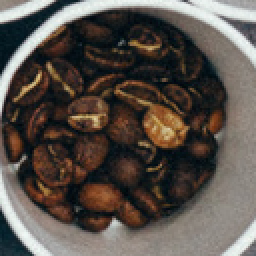
#> input picture Scripts/photos/1.png, 128 x 128 px (shown 2 times larger); its folder holds only this picture in this run
$ python mountCSV.py
#> lines starting #> are read from the running program, lines starting #| are printed output that depends on the picture
#> (reads Scripts/agtron_values.txt from the repository)
import cv2
import numpy as np
import csv

DOWN_WIDTH = 128
DOWN_HEIGHT = 128
TOTAL_IMAGES = 84


def read_img(img_name):
#> called with img_name = 'photos/1.png'
    img = cv2.imread(img_name, cv2.IMREAD_COLOR)
#> img is the input picture: shape (128, 128, 3); mean B, G, R 74.8, 81.2, 89.1
    return img


def display_img(label, img):
    # Mostrando a imagem dentro de uma janela
    cv2.imshow(label, img)
    cv2.waitKey()


def downscale_img(img):
    # Alterando o tamanho da imagem
    down_points = (DOWN_WIDTH, DOWN_HEIGHT)
    resized_down = cv2.resize(img, down_points, interpolation=cv2.INTER_LINEAR)
    return resized_down


def img_shape(img):
    # Pegando altura e largura da imagem
    h, w, c = img.shape
    return h, w


def crop_img(img):
    # Mostrando proporções
    # h, w = img_shape(img)
    # print('Original size: {}x{}'.format(h, w))

    # Cortando a imagem, pegando uma imagem 128x128 e extraindo o meio da imagem.
    # cropped_image = img[30:80, 30:80] # 50x50
    cropped_image = img[30:100, 30:100]  # 70x70
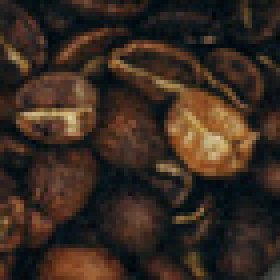
#> cropped_image: shape (70, 70, 3) (shown 4 times larger); mean B, G, R 33, 42.7, 56.7

    # Mostrando novas proporções
    # h, w = img_shape(cropped_image)
    # print('Resized: {}x{}'.format(h, w))

    return cropped_image


def convert_LAB(img):
    # Convertendo para espaço de cor LAB
    img_LAB = cv2.cvtColor(img, cv2.COLOR_BGR2LAB)
    return img_LAB


def convert_HSV(img):
    # Convertendo para espaço de cor HSV
    img_HSV = cv2.cvtColor(img, cv2.COLOR_BGR2HSV)
    return img_HSV


def median_blur(img):
    # Median blur: No desfoque médio, cada pixel na imagem de origem é substituído pelo valor médio dos pixels da imagem na área do kernel.
    median_blur_img = cv2.medianBlur(src=img, ksize=5)
    return median_blur_img


def split_channel(img):
    # Separando os canais dos espaços de cores
    channel_0 = np.array([])
    channel_1 = np.array([])
    channel_2 = np.array([])

    c_0 = img[:, :, 0]
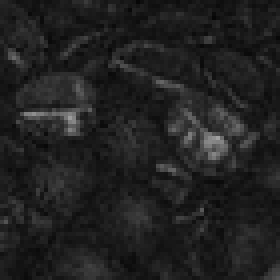
#> c_0: shape (70, 70) (shown 4 times larger); min 6, max 161, mean 33
    c_0 = c_0.reshape(c_0.shape[0]*c_0.shape[1])
#> c_0 = 4900 values, max 161 at index 2434, min 6 at index 333, mean 33

    c_1 = img[:, :, 1]
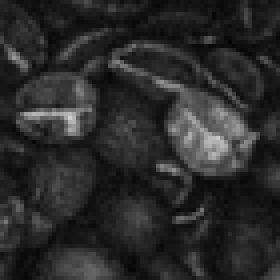
#> c_1: shape (70, 70) (shown 4 times larger); min 3, max 207, mean 42.7
    c_1 = c_1.reshape(c_1.shape[0]*c_1.shape[1])
#> c_1 = 4900 values, max 207 at index 2047, min 3 at index 757, mean 42.69

    c_2 = img[:, :, 2]
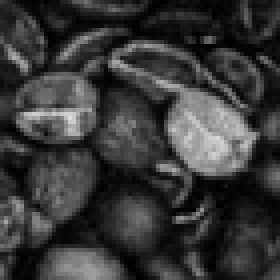
#> c_2: shape (70, 70) (shown 4 times larger); min 0, max 221, mean 56.7
    c_2 = c_2.reshape(c_2.shape[0]*c_2.shape[1])
#> c_2 = 4900 values, max 221 at index 2047, min 0 at index 11, mean 56.69

    channel_0 = np.append(channel_0, c_0)
#> channel_0 has the same summary as c_0
    channel_1 = np.append(channel_1, c_1)
#> channel_1 has the same summary as c_1
    channel_2 = np.append(channel_2, c_2)
#> channel_2 has the same summary as c_2

    # return channel_0, channel_1, channel_2
    return int(np.mean(channel_0)), int(np.mean(channel_1)), int(np.mean(channel_2))


def create_data(HSV=False):
    count = 0
    data = []

    if HSV:
        header = ['H_mean', 'S_mean', 'V_mean', 'Agtron']
    else:
        header = ['R_mean', 'G_mean', 'B_mean', 'Agtron']

    with open('agtron_values.txt') as lines:
        for line in lines:
            count += 1
            img = read_img('photos/{}.png'.format(count))
            img_cropped = crop_img(img)

            if HSV:
                H, S, V = split_channel(convert_HSV(img_cropped))
                data.append([H, S, V, 'Agtron {}'.format(line.strip())])
            else:
                B, G, R = split_channel(img_cropped)
#> B = 33; G = 42; R = 56
                data.append([R, G, B, 'Agtron {}'.format(line.strip())])

    print('{} dados processados!'.format(count))

    return header, data


def create_CSV(header, data, name):
    with open('{}.csv'.format(name), 'w', encoding='UTF8', newline='') as f:
        writer = csv.writer(f)
        # Escreve o cabeçalho (header)
        writer.writerow(header)
        # Escreve todas as linhas (data)
        writer.writerows(data)


def main():
    header, data = create_data()
    create_CSV(header, data, 'coffe_mean_rgb')

    header, data = create_data(True)
    create_CSV(header, data, 'coffe_mean_hsv')


#> (the run stopped early here; a loop or call above may not have finished)
